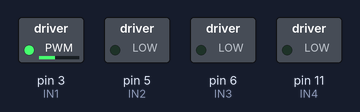
Recording of a sketch running on a simulated Arduino Uno, built with avr-gcc and run on an emulated ATmega328P. On the bench: switched loads named in the sketch (green lamp = pin HIGH).

Above: at 0.1 s.
Timing chart, 0 to 1.6 s (numbered marks = the images above):
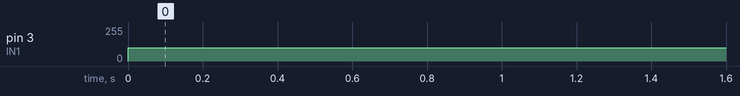

Measured:
- by itself, pin 3 (IN1): 0/255 → 100/255 at 0.00 s

The sketch:

lesson-01-basic-movement.ino
```cpp
// УРОК 1: базовое движение

#define IN1 3  // пины левого мотора, ШИМ
#define IN2 5
#define IN3 6  // пины правого мотора, ШИМ
#define IN4 11

void setup() {
  pinMode(IN1, OUTPUT);  // все пины в режиме работы OUTPUT - управляем нагрузкой
  pinMode(IN2, OUTPUT);
  pinMode(IN3, OUTPUT);
  pinMode(IN4, OUTPUT);
}

void motors(int16_t speed1, int16_t speed2) {  // двигаться (левый мотор, правый мотор)
  speed1 = constrain(speed1, -255, 255);       // сначала ограничиваем скорость от -255 до 255
  speed2 = constrain(speed2, -255, 255);

  if (speed1 > 0) {  // подаем speed1 на пины первого мотора
    analogWrite(IN1, speed1);
    analogWrite(IN2, 0);
  } else {
    analogWrite(IN1, 0);
    analogWrite(IN2, -speed1);
  }

  if (speed2 > 0) {  // подаем speed2 на пины вторго мотора
    analogWrite(IN3, speed2);
    analogWrite(IN4, 0);
  } else {
    analogWrite(IN3, 0);
    analogWrite(IN4, -speed2);
  }
}

void loop() {
  motors(100, 0);  // функция motors() принимает мощность, подаваемую на левый и правый мотор

  // TODO 1: Проверяем порядок моторов и направление вращения.
  // motors(100, 0) - левый мотор крутится вперед, motors(0, -100) - правый крутится назад.
  // Проверьте направление для каждого мотора.

  // TODO 2: Моторы немного отличаются. При motors(100, 100) машинка будет смещаться в левую или правую сторону.
  // Подберите скорости так, чтобы робот двигался ровно прямо.

  // TODO 3: Научите машинку поворачиваться на месте.
  // Для этого моторы должны вращаться в противоположные стороны.

  // TODO 4: Напишите алгоритм движения робота (например, по траектории квадрата),
  // комбинируя движение по прямой и несколько поворотов.
}
```
